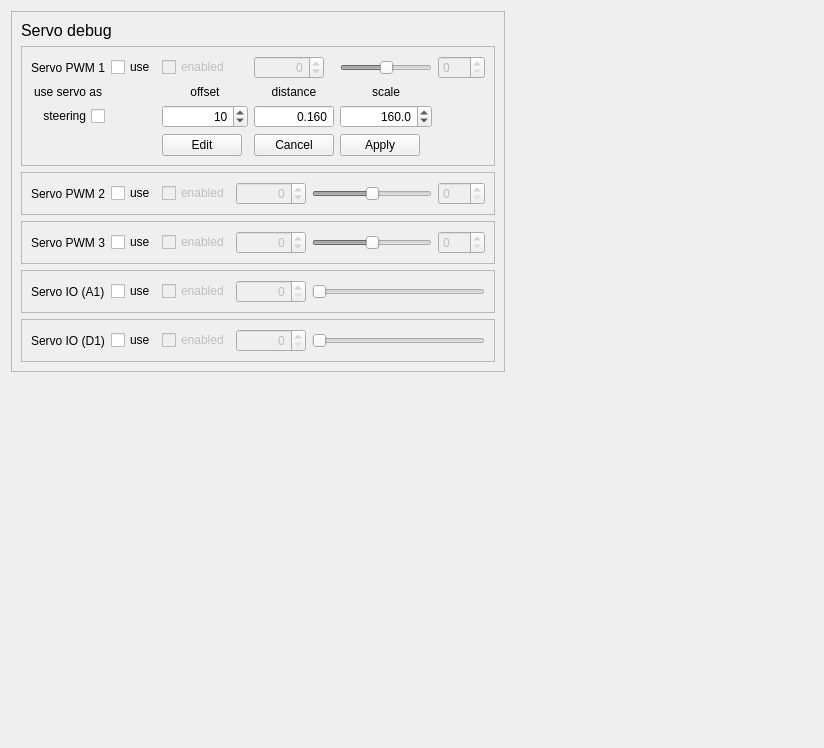
       <widget class="QWidget" name="tab_servo">
        <attribute name="title">
         <string>Servo</string>
        </attribute>
        <layout class="QGridLayout" name="gridLayout_20">
         <item row="0" column="0">
          <widget class="QFrame" name="frame_13">
           <property name="frameShape">
            <enum>QFrame::StyledPanel</enum>
           </property>
           <property name="frameShadow">
            <enum>QFrame::Raised</enum>
           </property>
           <layout class="QGridLayout" name="gridLayout_19">
            <item row="0" column="0">
             <widget class="QLabel" name="label_38">
              <property name="font">
               <font>
                <pointsize>12</pointsize>
               </font>
              </property>
              <property name="text">
               <string>Servo debug</string>
              </property>
             </widget>
            </item>
            <item row="1" column="0" colspan="4">
             <widget class="QFrame" name="frame_15">
              <property name="frameShape">
               <enum>QFrame::StyledPanel</enum>
              </property>
              <property name="frameShadow">
               <enum>QFrame::Raised</enum>
              </property>
              <layout class="QGridLayout" name="gridLayout_3">
               <item row="0" column="3" colspan="2">
                <widget class="QCheckBox" name="checkBox_servo1">
                 <property name="enabled">
                  <bool>false</bool>
                 </property>
                 <property name="toolTip">
                  <string>&lt;html&gt;&lt;head/&gt;&lt;body&gt;&lt;p&gt;Check to start servo control&lt;/p&gt;&lt;/body&gt;&lt;/html&gt;</string>
                 </property>
                 <property name="text">
                  <string>enabled</string>
                 </property>
                </widget>
               </item>
               <item row="0" column="0" colspan="2">
                <widget class="QLabel" name="label_servo_1">
                 <property name="text">
                  <string>Servo PWM 1</string>
                 </property>
                </widget>
               </item>
               <item row="1" column="0" colspan="2">
                <widget class="QLabel" name="label_servo_10">
                 <property name="text">
                  <string>use servo as</string>
                 </property>
                 <property name="alignment">
                  <set>Qt::AlignCenter</set>
                 </property>
                </widget>
               </item>
               <item row="2" column="0" colspan="2">
                <widget class="QCheckBox" name="checkBox_servo1_is_steering">
                 <property name="toolTip">
                  <string>&lt;html&gt;&lt;head/&gt;&lt;body&gt;&lt;p&gt;When checked, this servo will be controlled from wheel velocity to act as a castor wheel. &lt;/p&gt;&lt;p&gt;Else the servo is controlled like servo 2 and 3.&lt;/p&gt;&lt;/body&gt;&lt;/html&gt;</string>
                 </property>
                 <property name="layoutDirection">
                  <enum>Qt::RightToLeft</enum>
                 </property>
                 <property name="text">
                  <string>steering</string>
                 </property>
                </widget>
               </item>
               <item row="1" column="3" colspan="2">
                <widget class="QLabel" name="label_servo_8">
                 <property name="text">
                  <string>offset</string>
                 </property>
                 <property name="alignment">
                  <set>Qt::AlignCenter</set>
                 </property>
                </widget>
               </item>
               <item row="2" column="3" colspan="2">
                <widget class="QDoubleSpinBox" name="val_servo1_offset">
                 <property name="toolTip">
                  <string>&lt;html&gt;&lt;head/&gt;&lt;body&gt;&lt;p&gt;Steering offset to align steering wheel with straight forward.&lt;/p&gt;&lt;p&gt;Units is control units, i.e. about 50 is 5 degrees.&lt;/p&gt;&lt;p&gt;Zero offset means forward is 1.5ms pulse (center for servo)&lt;/p&gt;&lt;/body&gt;&lt;/html&gt;</string>
                 </property>
                 <property name="alignment">
                  <set>Qt::AlignRight|Qt::AlignTrailing|Qt::AlignVCenter</set>
                 </property>
                 <property name="readOnly">
                  <bool>false</bool>
                 </property>
                 <property name="buttonSymbols">
                  <enum>QAbstractSpinBox::UpDownArrows</enum>
                 </property>
                 <property name="specialValueText">
                  <string notr="true"/>
                 </property>
                 <property name="decimals">
                  <number>0</number>
                 </property>
                 <property name="minimum">
                  <double>-200.000000000000000</double>
                 </property>
                 <property name="maximum">
                  <double>200.000000000000000</double>
                 </property>
                 <property name="singleStep">
                  <double>0.010000000000000</double>
                 </property>
                 <property name="value">
                  <double>10.000000000000000</double>
                 </property>
                </widget>
               </item>
               <item row="2" column="5">
                <widget class="QDoubleSpinBox" name="val_steer_distance">
                 <property name="toolTip">
                  <string>&lt;html&gt;&lt;head/&gt;&lt;body&gt;&lt;p&gt;Distance from drive axle to steering wheel.&lt;/p&gt;&lt;p&gt;Positive is forward (front wheel). In meters.&lt;/p&gt;&lt;p&gt;Typically 0.16 m for ROBOBOT.&lt;/p&gt;&lt;/body&gt;&lt;/html&gt;</string>
                 </property>
                 <property name="alignment">
                  <set>Qt::AlignRight|Qt::AlignTrailing|Qt::AlignVCenter</set>
                 </property>
                 <property name="readOnly">
                  <bool>false</bool>
                 </property>
                 <property name="buttonSymbols">
                  <enum>QAbstractSpinBox::NoButtons</enum>
                 </property>
                 <property name="specialValueText">
                  <string notr="true"/>
                 </property>
                 <property name="decimals">
                  <number>3</number>
                 </property>
                 <property name="minimum">
                  <double>-1.000000000000000</double>
                 </property>
                 <property name="maximum">
                  <double>1.000000000000000</double>
                 </property>
                 <property name="singleStep">
                  <double>0.010000000000000</double>
                 </property>
                 <property name="value">
                  <double>0.160000000000000</double>
                 </property>
                </widget>
               </item>
               <item row="1" column="5">
                <widget class="QLabel" name="label_servo_6">
                 <property name="text">
                  <string>distance</string>
                 </property>
                 <property name="alignment">
                  <set>Qt::AlignCenter</set>
                 </property>
                </widget>
               </item>
               <item row="2" column="6" colspan="3">
                <widget class="QDoubleSpinBox" name="val_servo1_scale">
                 <property name="toolTip">
                  <string>&lt;html&gt;&lt;head/&gt;&lt;body&gt;&lt;p&gt;Servo angle change from 1ms to 2ms PWM pulse to servo.&lt;/p&gt;&lt;p&gt;(typically 160 deg for hitec7235 and 90 deg for &amp;quot;old&amp;quot; servos)&lt;/p&gt;&lt;/body&gt;&lt;/html&gt;</string>
                 </property>
                 <property name="alignment">
                  <set>Qt::AlignRight|Qt::AlignTrailing|Qt::AlignVCenter</set>
                 </property>
                 <property name="readOnly">
                  <bool>false</bool>
                 </property>
                 <property name="buttonSymbols">
                  <enum>QAbstractSpinBox::UpDownArrows</enum>
                 </property>
                 <property name="specialValueText">
                  <string notr="true"/>
                 </property>
                 <property name="decimals">
                  <number>1</number>
                 </property>
                 <property name="minimum">
                  <double>-180.000000000000000</double>
                 </property>
                 <property name="maximum">
                  <double>180.000000000000000</double>
                 </property>
                 <property name="singleStep">
                  <double>1.000000000000000</double>
                 </property>
                 <property name="value">
                  <double>160.000000000000000</double>
                 </property>
                </widget>
               </item>
               <item row="1" column="6" colspan="3">
                <widget class="QLabel" name="label_servo_9">
                 <property name="text">
                  <string>scale</string>
                 </property>
                 <property name="alignment">
                  <set>Qt::AlignCenter</set>
                 </property>
                </widget>
               </item>
               <item row="0" column="5">
                <widget class="QSpinBox" name="servo_value_1">
                 <property name="enabled">
                  <bool>false</bool>
                 </property>
                 <property name="sizePolicy">
                  <sizepolicy hsizetype="Expanding" vsizetype="Fixed">
                   <horstretch>0</horstretch>
                   <verstretch>0</verstretch>
                  </sizepolicy>
                 </property>
                 <property name="maximumSize">
                  <size>
                   <width>70</width>
                   <height>16777215</height>
                  </size>
                 </property>
                 <property name="toolTip">
                  <string>&lt;html&gt;&lt;head/&gt;&lt;body&gt;&lt;p&gt;Servo value in a -500 to 500 scale for 1 - 2 ms. &lt;/p&gt;&lt;p&gt;Allowed values are -1000 to + 1000.&lt;/p&gt;&lt;/body&gt;&lt;/html&gt;</string>
                 </property>
                 <property name="alignment">
                  <set>Qt::AlignRight|Qt::AlignTrailing|Qt::AlignVCenter</set>
                 </property>
                 <property name="minimum">
                  <number>-1050</number>
                 </property>
                 <property name="maximum">
                  <number>1050</number>
                 </property>
                 <property name="singleStep">
                  <number>1</number>
                 </property>
                </widget>
               </item>
               <item row="0" column="6" colspan="3">
                <widget class="QSlider" name="horizontalSlider_servo1">
                 <property name="enabled">
                  <bool>false</bool>
                 </property>
                 <property name="minimum">
                  <number>-1000</number>
                 </property>
                 <property name="maximum">
                  <number>1000</number>
                 </property>
                 <property name="singleStep">
                  <number>10</number>
                 </property>
                 <property name="pageStep">
                  <number>100</number>
                 </property>
                 <property name="orientation">
                  <enum>Qt::Horizontal</enum>
                 </property>
                </widget>
               </item>
               <item row="3" column="6">
                <widget class="QPushButton" name="servo_apply">
                 <property name="text">
                  <string>Apply</string>
                 </property>
                </widget>
               </item>
               <item row="3" column="5">
                <widget class="QPushButton" name="servo_cancel">
                 <property name="text">
                  <string>Cancel</string>
                 </property>
                </widget>
               </item>
               <item row="3" column="3">
                <widget class="QPushButton" name="servo_edit">
                 <property name="text">
                  <string>Edit</string>
                 </property>
                </widget>
               </item>
               <item row="0" column="2">
                <widget class="QCheckBox" name="checkBox_servo1_use">
                 <property name="toolTip">
                  <string>Manuel control from this GUI</string>
                 </property>
                 <property name="text">
                  <string>use</string>
                 </property>
                </widget>
               </item>
               <item row="0" column="9">
                <widget class="QSpinBox" name="servo1_vel">
                 <property name="enabled">
                  <bool>false</bool>
                 </property>
                 <property name="toolTip">
                  <string>&lt;html&gt;&lt;head/&gt;&lt;body&gt;&lt;p&gt;Servo velocity&lt;br/&gt;Range is -1000 to + 1000&lt;br/&gt;0 is full speed&lt;br/&gt;1 is 1 value in one second (extreemly slow)&lt;br/&gt;50 is 50 values in 1 second (slow)&lt;br/&gt;300 is 300 values in 1 second (moderate) - 6 seconds side to side&lt;br/&gt;999 is max controlled speed - 2 seconds side to side&lt;/p&gt;&lt;/body&gt;&lt;/html&gt;</string>
                 </property>
                 <property name="maximum">
                  <number>999</number>
                 </property>
                </widget>
               </item>
              </layout>
             </widget>
            </item>
            <item row="2" column="0" colspan="4">
             <widget class="QFrame" name="frame_17">
              <property name="frameShape">
               <enum>QFrame::StyledPanel</enum>
              </property>
              <property name="frameShadow">
               <enum>QFrame::Raised</enum>
              </property>
              <layout class="QHBoxLayout" name="horizontalLayout_6">
               <item>
                <widget class="QLabel" name="label_servo_2">
                 <property name="text">
                  <string>Servo PWM 2</string>
                 </property>
                </widget>
               </item>
               <item>
                <widget class="QCheckBox" name="checkBox_servo2_use">
                 <property name="toolTip">
                  <string>Manuel control from this GUI</string>
                 </property>
                 <property name="text">
                  <string>use</string>
                 </property>
                </widget>
               </item>
               <item>
                <widget class="QCheckBox" name="checkBox_servo2">
                 <property name="enabled">
                  <bool>false</bool>
                 </property>
                 <property name="toolTip">
                  <string>Check to start servo control</string>
                 </property>
                 <property name="text">
                  <string>enabled</string>
                 </property>
                </widget>
               </item>
               <item>
                <widget class="QSpinBox" name="servo_value_2">
                 <property name="enabled">
                  <bool>false</bool>
                 </property>
                 <property name="sizePolicy">
                  <sizepolicy hsizetype="Expanding" vsizetype="Fixed">
                   <horstretch>0</horstretch>
                   <verstretch>0</verstretch>
                  </sizepolicy>
                 </property>
                 <property name="maximumSize">
                  <size>
                   <width>70</width>
                   <height>16777215</height>
                  </size>
                 </property>
                 <property name="toolTip">
                  <string>Servo position -1000 to 1000</string>
                 </property>
                 <property name="alignment">
                  <set>Qt::AlignRight|Qt::AlignTrailing|Qt::AlignVCenter</set>
                 </property>
                 <property name="minimum">
                  <number>-1050</number>
                 </property>
                 <property name="maximum">
                  <number>1050</number>
                 </property>
                 <property name="singleStep">
                  <number>10</number>
                 </property>
                 <property name="value">
                  <number>0</number>
                 </property>
                </widget>
               </item>
               <item>
                <widget class="QSlider" name="horizontalSlider_servo2">
                 <property name="enabled">
                  <bool>false</bool>
                 </property>
                 <property name="minimum">
                  <number>-1000</number>
                 </property>
                 <property name="maximum">
                  <number>1000</number>
                 </property>
                 <property name="singleStep">
                  <number>10</number>
                 </property>
                 <property name="pageStep">
                  <number>100</number>
                 </property>
                 <property name="orientation">
                  <enum>Qt::Horizontal</enum>
                 </property>
                </widget>
               </item>
               <item>
                <widget class="QSpinBox" name="servo2_vel">
                 <property name="enabled">
                  <bool>false</bool>
                 </property>
                 <property name="toolTip">
                  <string>&lt;html&gt;&lt;head/&gt;&lt;body&gt;&lt;p&gt;Servo velocity&lt;br/&gt;Range is -1000 to + 1000&lt;br/&gt;0 is full speed&lt;br/&gt;1 is 1 value in one second (extreemly slow)&lt;br/&gt;50 is 50 values in 1 second (slow)&lt;br/&gt;300 is 300 values in 1 second (moderate) - 6 seconds side to side&lt;br/&gt;999 is max controlled speed - 2 seconds side to side&lt;/p&gt;&lt;/body&gt;&lt;/html&gt;</string>
                 </property>
                 <property name="maximum">
                  <number>999</number>
                 </property>
                </widget>
               </item>
              </layout>
             </widget>
            </item>
            <item row="3" column="0" colspan="4">
             <widget class="QFrame" name="frame_18">
              <property name="frameShape">
               <enum>QFrame::StyledPanel</enum>
              </property>
              <property name="frameShadow">
               <enum>QFrame::Raised</enum>
              </property>
              <layout class="QHBoxLayout" name="horizontalLayout_7">
               <item>
                <widget class="QLabel" name="label_servo_3">
                 <property name="text">
                  <string>Servo PWM 3</string>
                 </property>
                </widget>
               </item>
               <item>
                <widget class="QCheckBox" name="checkBox_servo3_use">
                 <property name="toolTip">
                  <string>Manuel control from this GUI</string>
                 </property>
                 <property name="text">
                  <string>use</string>
                 </property>
                </widget>
               </item>
               <item>
                <widget class="QCheckBox" name="checkBox_servo3">
                 <property name="enabled">
                  <bool>false</bool>
                 </property>
                 <property name="toolTip">
                  <string>Check to start servo control</string>
                 </property>
                 <property name="text">
                  <string>enabled</string>
                 </property>
                </widget>
               </item>
               <item>
                <widget class="QSpinBox" name="servo_value_3">
                 <property name="enabled">
                  <bool>false</bool>
                 </property>
                 <property name="sizePolicy">
                  <sizepolicy hsizetype="Expanding" vsizetype="Fixed">
                   <horstretch>0</horstretch>
                   <verstretch>0</verstretch>
                  </sizepolicy>
                 </property>
                 <property name="maximumSize">
                  <size>
                   <width>70</width>
                   <height>16777215</height>
                  </size>
                 </property>
                 <property name="toolTip">
                  <string>Servo position -1000 to 1000</string>
                 </property>
                 <property name="alignment">
                  <set>Qt::AlignRight|Qt::AlignTrailing|Qt::AlignVCenter</set>
                 </property>
                 <property name="minimum">
                  <number>-1050</number>
                 </property>
                 <property name="maximum">
                  <number>1050</number>
                 </property>
                 <property name="singleStep">
                  <number>10</number>
                 </property>
                </widget>
               </item>
               <item>
                <widget class="QSlider" name="horizontalSlider_servo3">
                 <property name="enabled">
                  <bool>false</bool>
                 </property>
                 <property name="toolTip">
                  <string>Servo position -1000 to 1000</string>
                 </property>
                 <property name="minimum">
                  <number>-1000</number>
                 </property>
                 <property name="maximum">
                  <number>1000</number>
                 </property>
                 <property name="singleStep">
                  <number>10</number>
                 </property>
                 <property name="pageStep">
                  <number>100</number>
                 </property>
                 <property name="orientation">
                  <enum>Qt::Horizontal</enum>
                 </property>
                </widget>
               </item>
               <item>
                <widget class="QSpinBox" name="servo3_vel">
                 <property name="enabled">
                  <bool>false</bool>
                 </property>
                 <property name="toolTip">
                  <string>&lt;html&gt;&lt;head/&gt;&lt;body&gt;&lt;p&gt;Servo velocity&lt;br/&gt;Range is -1000 to + 1000&lt;br/&gt;0 is full speed&lt;br/&gt;1 is 1 value in one second (extreemly slow)&lt;br/&gt;50 is 50 values in 1 second (slow)&lt;br/&gt;300 is 300 values in 1 second (moderate) - 6 seconds side to side&lt;br/&gt;999 is max controlled speed - 2 seconds side to side&lt;/p&gt;&lt;/body&gt;&lt;/html&gt;</string>
                 </property>
                 <property name="maximum">
                  <number>999</number>
                 </property>
                </widget>
               </item>
              </layout>
             </widget>
            </item>
            <item row="4" column="0" colspan="4">
             <widget class="QFrame" name="frame_19">
              <property name="toolTip">
               <string>NB! this control an analog value - not a servo</string>
              </property>
              <property name="frameShape">
               <enum>QFrame::StyledPanel</enum>
              </property>
              <property name="frameShadow">
               <enum>QFrame::Raised</enum>
              </property>
              <layout class="QHBoxLayout" name="horizontalLayout_8">
               <item>
                <widget class="QLabel" name="label_servo_4">
                 <property name="text">
                  <string>Servo IO (A1)</string>
                 </property>
                </widget>
               </item>
               <item>
                <widget class="QCheckBox" name="checkBox_servo4_use">
                 <property name="toolTip">
                  <string>Manuel control from this GUI</string>
                 </property>
                 <property name="text">
                  <string>use</string>
                 </property>
                </widget>
               </item>
               <item>
                <widget class="QCheckBox" name="checkBox_servo4">
                 <property name="enabled">
                  <bool>false</bool>
                 </property>
                 <property name="toolTip">
                  <string>Set pin as output</string>
                 </property>
                 <property name="text">
                  <string>enabled</string>
                 </property>
                </widget>
               </item>
               <item>
                <widget class="QSpinBox" name="servo_value_4">
                 <property name="enabled">
                  <bool>false</bool>
                 </property>
                 <property name="sizePolicy">
                  <sizepolicy hsizetype="Expanding" vsizetype="Fixed">
                   <horstretch>0</horstretch>
                   <verstretch>0</verstretch>
                  </sizepolicy>
                 </property>
                 <property name="maximumSize">
                  <size>
                   <width>70</width>
                   <height>16777215</height>
                  </size>
                 </property>
                 <property name="toolTip">
                  <string>Analog value from 0 to 4095</string>
                 </property>
                 <property name="alignment">
                  <set>Qt::AlignRight|Qt::AlignTrailing|Qt::AlignVCenter</set>
                 </property>
                 <property name="minimum">
                  <number>0</number>
                 </property>
                 <property name="maximum">
                  <number>4096</number>
                 </property>
                </widget>
               </item>
               <item>
                <widget class="QSlider" name="horizontalSlider_servo4">
                 <property name="enabled">
                  <bool>false</bool>
                 </property>
                 <property name="toolTip">
                  <string>Analog value from 0 to 4095</string>
                 </property>
                 <property name="minimum">
                  <number>0</number>
                 </property>
                 <property name="maximum">
                  <number>4096</number>
                 </property>
                 <property name="singleStep">
                  <number>10</number>
                 </property>
                 <property name="pageStep">
                  <number>100</number>
                 </property>
                 <property name="orientation">
                  <enum>Qt::Horizontal</enum>
                 </property>
                </widget>
               </item>
              </layout>
             </widget>
            </item>
            <item row="5" column="0" colspan="4">
             <widget class="QFrame" name="frame_20">
              <property name="toolTip">
               <string>NB! this control a digital pin - not a servo</string>
              </property>
              <property name="frameShape">
               <enum>QFrame::StyledPanel</enum>
              </property>
              <property name="frameShadow">
               <enum>QFrame::Raised</enum>
              </property>
              <layout class="QHBoxLayout" name="horizontalLayout_9">
               <item>
                <widget class="QLabel" name="label_servo_5">
                 <property name="text">
                  <string>Servo IO (D1)</string>
                 </property>
                </widget>
               </item>
               <item>
                <widget class="QCheckBox" name="checkBox_servo5_use">
                 <property name="toolTip">
                  <string>Manuel control from this GUI</string>
                 </property>
                 <property name="text">
                  <string>use</string>
                 </property>
                </widget>
               </item>
               <item>
                <widget class="QCheckBox" name="checkBox_servo5">
                 <property name="enabled">
                  <bool>false</bool>
                 </property>
                 <property name="toolTip">
                  <string>Set pin as output</string>
                 </property>
                 <property name="text">
                  <string>enabled</string>
                 </property>
                </widget>
               </item>
               <item>
                <widget class="QSpinBox" name="servo_value_5">
                 <property name="enabled">
                  <bool>false</bool>
                 </property>
                 <property name="sizePolicy">
                  <sizepolicy hsizetype="Expanding" vsizetype="Fixed">
                   <horstretch>0</horstretch>
                   <verstretch>0</verstretch>
                  </sizepolicy>
                 </property>
                 <property name="maximumSize">
                  <size>
                   <width>70</width>
                   <height>16777215</height>
                  </size>
                 </property>
                 <property name="toolTip">
                  <string>Digital value 0 or 1</string>
                 </property>
                 <property name="alignment">
                  <set>Qt::AlignRight|Qt::AlignTrailing|Qt::AlignVCenter</set>
                 </property>
                 <property name="maximum">
                  <number>1</number>
                 </property>
                </widget>
               </item>
               <item>
                <widget class="QSlider" name="horizontalSlider_servo5">
                 <property name="enabled">
                  <bool>false</bool>
                 </property>
                 <property name="toolTip">
                  <string>Digital value 0 or 1</string>
                 </property>
                 <property name="minimum">
                  <number>0</number>
                 </property>
                 <property name="maximum">
                  <number>1</number>
                 </property>
                 <property name="singleStep">
                  <number>1</number>
                 </property>
                 <property name="pageStep">
                  <number>1</number>
                 </property>
                 <property name="value">
                  <number>0</number>
                 </property>
                 <property name="orientation">
                  <enum>Qt::Horizontal</enum>
                 </property>
                </widget>
               </item>
              </layout>
             </widget>
            </item>
           </layout>
          </widget>
         </item>
         <item row="0" column="1">
          <spacer name="horizontalSpacer_11">
           <property name="orientation">
            <enum>Qt::Horizontal</enum>
           </property>
           <property name="sizeHint" stdset="0">
            <size>
             <width>308</width>
             <height>345</height>
            </size>
           </property>
          </spacer>
         </item>
         <item row="1" column="0">
          <spacer name="verticalSpacer_6">
           <property name="orientation">
            <enum>Qt::Vertical</enum>
           </property>
           <property name="sizeHint" stdset="0">
            <size>
             <width>20</width>
             <height>365</height>
            </size>
           </property>
          </spacer>
         </item>
        </layout>
       </widget>
